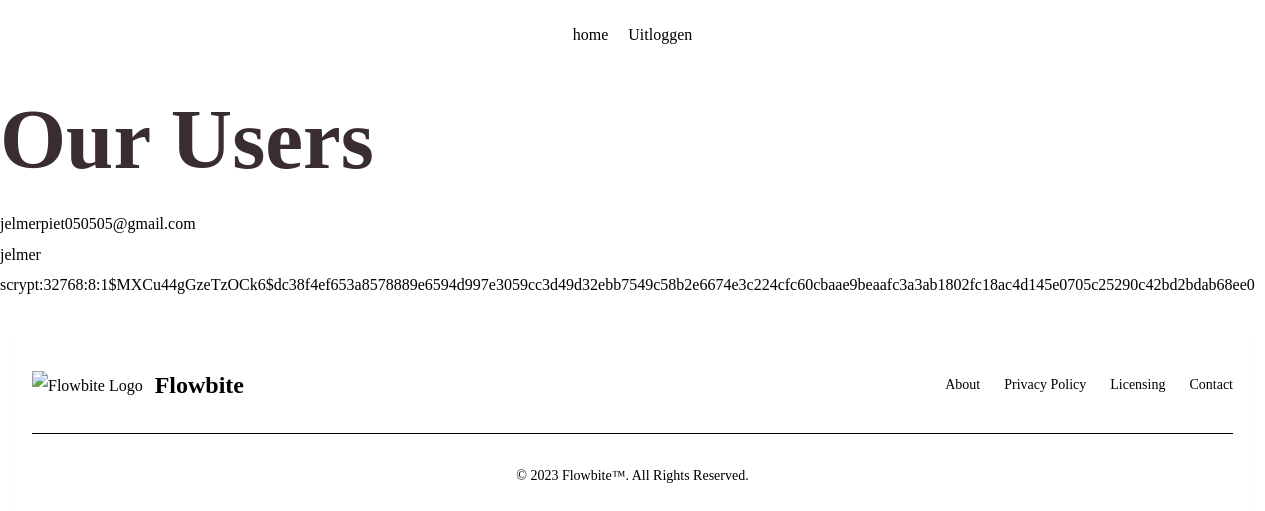
/check_db (signed in), run on the app's committed database.
### webtech/models.py (models this page shows, shortened)
class User(db.Model, UserMixin) :
    __tablename__ = 'users'
    id = db.Column(db.Integer, primary_key = True)
    email = db.Column(db.String(64), unique=True, index=True)
    username = db.Column(db.String(64), unique=True, index=True)
    password_hash = db.Column(db.String(128))
    boekingen_id = db.relationship('Boeking', backref='user', uselist=False)

### app.py (the view)
@app.route('/check_db', methods=['GET'])
def check_db():
    users = User.query.all()
    return render_template("toon_users.html", users=users)

### webtech/models.py (called while the page is built)
@login_manager.user_loader
def load_user(user_id):
    return User.query.get(user_id)

### webtech/templates/toon_users.html
{%extends 'base.html'%}
{% block content %}
    <h1>Our Users</h1>
    <ul>
        {% for user in users%}
            <li>{{ user.email }}</li>
            <li>{{ user.username }}</li>
            <li>{{ user.password_hash }}</li>
        {%endfor%}
    </ul>
{%endblock%}

### data on the page
User: email "jelmerpiet050505@gmail.com", username "jelmer", password_hash "scrypt:32768:8:1$MXCu44gGzeTzOCk6$dc38f4ef653a8578889e6594d997e3059cc3d49d32ebb7549c58b2e6674e3c224cfc60cbaae9beaafc3a3ab1802fc18ac4d145e0705c25290c42bd2bdab68ee0"
